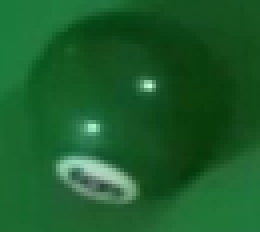
#> input picture green_ball.png, 65 x 58 px, given in place of Shot-Predictor-Video.mp4, which was not available (shown 4 times larger)
$ python color_picker.py
#> lines starting #> are read from the running program, lines starting #| are printed output that depends on the picture; after the words box and inside, x2 and y2 are one past the last pixel; in counts of white or black regions, pixels touching at a corner belong together
import cv2
import numpy as np

input_video_path = './Shot-Predictor-Video.mp4'

cap = cv2.VideoCapture(input_video_path)

import cv2
import numpy as np

# Create a named window for the trackbars
cv2.namedWindow('Trackbars')

# Create trackbars for HSV thresholds
cv2.createTrackbar('Hue Low', 'Trackbars', 0, 179, lambda x: None)
#> slider 'Hue Low' is set to 35
cv2.createTrackbar('Hue High', 'Trackbars', 179, 179, lambda x: None)
cv2.createTrackbar('Sat Low', 'Trackbars', 0, 255, lambda x: None)
#> slider 'Sat Low' is set to 51
cv2.createTrackbar('Sat High', 'Trackbars', 255, 255, lambda x: None)
cv2.createTrackbar('Val Low', 'Trackbars', 0, 255, lambda x: None)
#> slider 'Val Low' is set to 51
cv2.createTrackbar('Val High', 'Trackbars', 255, 255, lambda x: None)

# Loop over frames
while True:
    # Read a frame from the video
    ret, frame = cap.read()
#> frame is the input picture: shape (58, 65, 3); mean B, G, R 42.9, 93.1, 27.1

    if not ret:
        break

    hsv = cv2.cvtColor(frame, cv2.COLOR_BGR2HSV)
#> hsv: shape (58, 65, 3); mean H, S, V 66.9, 186.5, 93.1
    # Get the current trackbar values
    h_low = cv2.getTrackbarPos('Hue Low', 'Trackbars')
    h_high = cv2.getTrackbarPos('Hue High', 'Trackbars')
    s_low = cv2.getTrackbarPos('Sat Low', 'Trackbars')
    s_high = cv2.getTrackbarPos('Sat High', 'Trackbars')
    v_low = cv2.getTrackbarPos('Val Low', 'Trackbars')
    v_high = cv2.getTrackbarPos('Val High', 'Trackbars')
    cv2.setTrackbarPos('Hue Low', 'Trackbars', h_low)
    cv2.setTrackbarPos('Hue High', 'Trackbars', h_high)
    cv2.setTrackbarPos('Sat Low', 'Trackbars', s_low)
    cv2.setTrackbarPos('Sat High', 'Trackbars', s_high)
    cv2.setTrackbarPos('Val Low', 'Trackbars', v_low)
    cv2.setTrackbarPos('Val High', 'Trackbars', v_high)
    h_low = cv2.getTrackbarPos('Hue Low', 'Trackbars')
    h_high = cv2.getTrackbarPos('Hue High', 'Trackbars')
    s_low = cv2.getTrackbarPos('Sat Low', 'Trackbars')
    s_high = cv2.getTrackbarPos('Sat High', 'Trackbars')
    v_low = cv2.getTrackbarPos('Val Low', 'Trackbars')
    v_high = cv2.getTrackbarPos('Val High', 'Trackbars')
    # Threshold the image based on the current trackbar values
    lower = np.array([h_low, s_low, v_low])
    upper = np.array([h_high, s_high, v_high])
    mask = cv2.inRange(hsv, lower, upper)
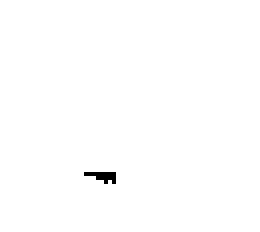
#> mask: shape (58, 65) (shown 4 times larger); 99.6% white; black in thin lines or dots, all inside (x1, y1, x2, y2) = (21, 43, 29, 46)
    # Apply the mask to the original image
    result = cv2.bitwise_and(frame, frame, mask=mask)
    # Display the resulting image
    cv2.imshow('Result', result)
    # Wait for a key press and update the trackbar values
    cv2.waitKey(300)
cv2.destroyAllWindows()
cap.release()

$ run again, on green_white_ball.png
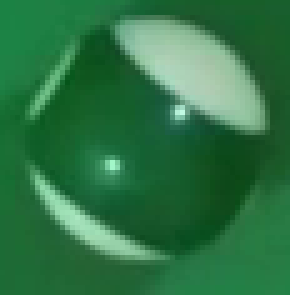
#> input picture green_white_ball.png, 58 x 59 px, given in place of Shot-Predictor-Video.mp4, which was not available (shown 5 times larger)
#> frame is the input picture: shape (59, 58, 3); mean B, G, R 68.6, 116.2, 46
#> hsv: shape (59, 58, 3); mean H, S, V 69.4, 167, 116.2
#> `mask = cv2.inRange(hsv, lower, upper)`:
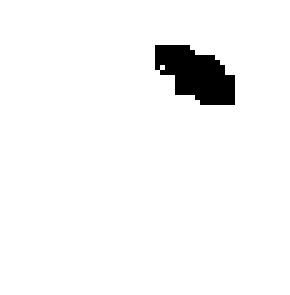
#> mask: shape (59, 58) (shown 5 times larger); 96.2% white; 1 black region, box (x1, y1, x2, y2) and area: (31, 9, 47, 21) 129
#> `result = cv2.bitwise_and(frame, frame, mask=mask)`:
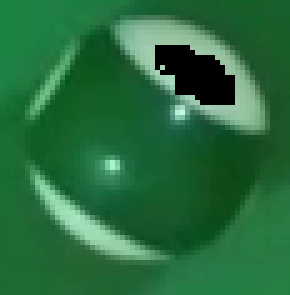
#> result: shape (59, 58, 3) (shown 5 times larger); mean B, G, R 62, 108.5, 39.7
